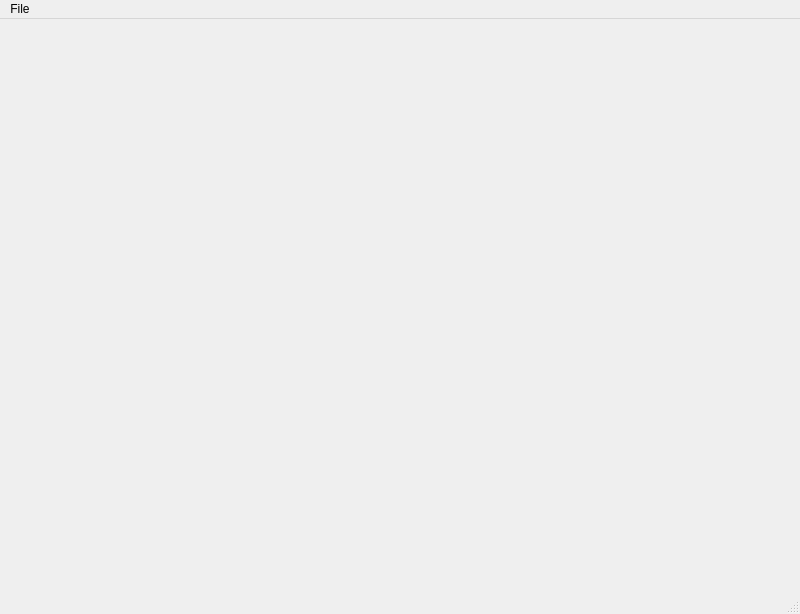
<?xml version="1.0" encoding="UTF-8"?>
<ui version="4.0">
 <class>StratadexMainWindow</class>
 <widget class="QMainWindow" name="StratadexMainWindow">
  <property name="geometry">
   <rect>
    <x>0</x>
    <y>0</y>
    <width>800</width>
    <height>614</height>
   </rect>
  </property>
  <property name="windowTitle">
   <string>MainWindow</string>
  </property>
  <widget class="QWidget" name="centralwidget">
   <layout class="QVBoxLayout" name="verticalLayout">
    <item>
     <layout class="QHBoxLayout" name="horizontalLayout"/>
    </item>
   </layout>
  </widget>
  <widget class="QMenuBar" name="menubar">
   <property name="geometry">
    <rect>
     <x>0</x>
     <y>0</y>
     <width>800</width>
     <height>33</height>
    </rect>
   </property>
   <widget class="QMenu" name="menuFile">
    <property name="title">
     <string>File</string>
    </property>
   </widget>
   <addaction name="menuFile"/>
  </widget>
  <widget class="QStatusBar" name="statusbar"/>
 </widget>
 <resources/>
 <connections/>
</ui>
